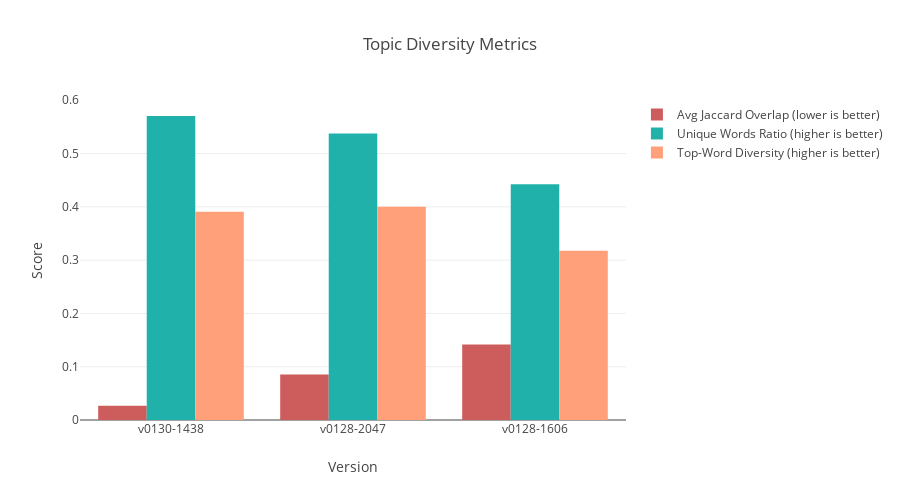

Write notebook code for a chart like this one.
### Code cell
# Cell 10: Diversity Visualization
fig = go.Figure()
fig.add_trace(go.Bar(
    name='Avg Jaccard Overlap (lower is better)',
    x=diversity_df['version_name'],
    y=diversity_df['avg_jaccard_overlap'],
    marker_color='indianred'
))
fig.add_trace(go.Bar(
    name='Unique Words Ratio (higher is better)',
    x=diversity_df['version_name'],
    y=diversity_df['unique_words_ratio'],
    marker_color='lightseagreen'
))
fig.add_trace(go.Bar(
    name='Top-Word Diversity (higher is better)',
    x=diversity_df['version_name'],
    y=diversity_df['top_word_diversity'],
    marker_color='lightsalmon'
))

fig.update_layout(
    title='Topic Diversity Metrics',
    xaxis_title='Version',
    yaxis_title='Score',
    barmode='group',
    height=500
)
fig.show()

### Figure 1 — Plotly figure (JSON) as saved in the notebook; plotly's stock layout.template omitted (floating-point values rounded to 4 significant figures)
{"data": [{"marker": {"color": "indianred"}, "name": "Avg Jaccard Overlap (lower is better)", "type": "bar", "x": ["v0130-1438", "v0128-2047", "v0128-1606"], "y": [0.02683, 0.08551, 0.1416]}, {"marker": {"color": "lightseagreen"}, "name": "Unique Words Ratio (higher is better)", "type": "bar", "x": ["v0130-1438", "v0128-2047", "v0128-1606"], "y": [0.5705, 0.5378, 0.4422]}, {"marker": {"color": "lightsalmon"}, "name": "Top-Word Diversity (higher is better)", "type": "bar", "x": ["v0130-1438", "v0128-2047", "v0128-1606"], "y": [0.3909, 0.4, 0.3178]}], "layout": {"barmode": "group", "height": 500, "title": {"text": "Topic Diversity Metrics"}, "xaxis": {"title": {"text": "Version"}}, "yaxis": {"title": {"text": "Score"}}}}
